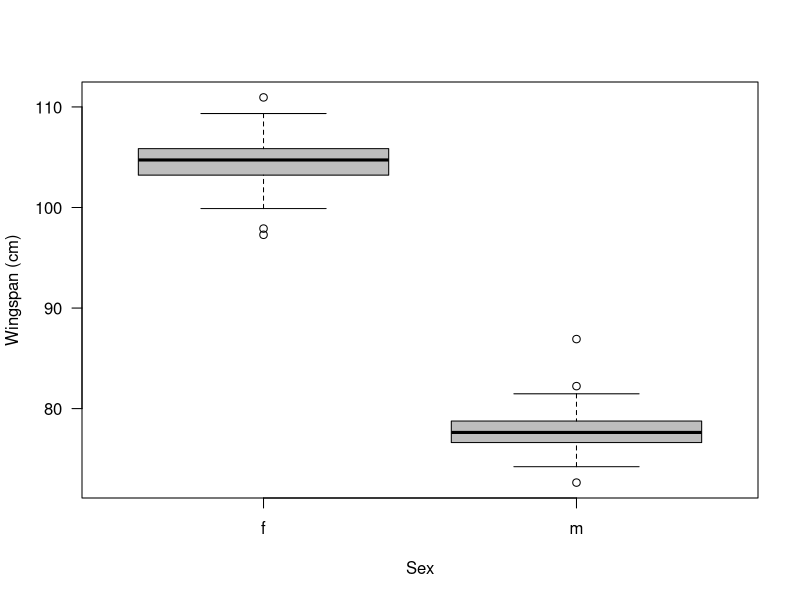

Recreate this plot in R. (Note: this script raises an error after producing the figure.)
#As a motivating example, we measured the wingspan of a number of males and females 
#peregrine falcons.  We are interested in whether 
#the sexes differ in size. For Western Europe, Monneret (2006) gives a range of 
#male wingspan as 70-85 cm and that for females as 95-115 cm. 
#Assuming Normal distributions, this implies means and standard deviations of 
#77.5 and 2.5 cm for males and of 105 and 3 for females. 


#We will first look at a model where we assume equal variances with the sexes.

#Simulate the data
n1 <- 60  				# Number of females
n2 <- 40					# Number of males
mu1 <- 105					# Population mean of females
mu2 <- 77.5					# Population mean of males
sigma <- 2.75				# Average population SD of both

n <- n1+n2					# Total sample size
y1 <- rnorm(n1, mu1, sigma)		# Data for females separately
y2 <- rnorm(n2, mu2, sigma)		# Date for males separately
data1 <- data.frame(y=c(y1, y2), sex=c(rep("f",n1),rep("m",n2)))			# Aggregate both data sets
boxplot(data1$y ~ data1$sex, col = "grey", xlab = "Sex", ylab = "Wingspan (cm)", las = 1)

#This is a "means parameterization" approach to generating the data.
#An "effects parameterization" approach to generating data would look like the following:

n <- n1+n2  				# Total sample size
alpha <- mu1				# Mean for females serves as the intercept
beta <- mu2-mu1				# Beta is the difference male-female
E.y <- alpha + beta*x			# expectation
y.obs <- rnorm(n = n, mean = E.y, sd = sigma)	# Add random variation
x <- rep(c(0,1), c(n1, n2))		# Indicator for male
boxplot(y.obs ~ x, col = "grey", xlab = "Male", ylab = "Wingspan (cm)", las = 1)

#You may want repeatedly generate the data to get an idea for sampling variance

#######################################################

#Analysis in R (MLE)

fit1 <- lm(data1$y ~ data1$sex)  		# Analysis the data with an effects parameterization
fit2 <- lm(data1$y ~ data1$sex-1) 		# Analysis the data with a means parameterization
summary(fit1)
summary(fit2)

#Why is there a difference between fit1 and fit2?

#Take a look at the design matrices for the two models (they are the same):
model.matrix(fit1)
model.matrix(fit2)

#What is the interpretation of the coefficients?
fit1$coefficients
fit2$coefficients

#Is there a difference in wingspan between males and females?
#It's easiest to figure this out using fit1.  Why?
confint(fit1)
#But we can also tell with the means parameterization
confint(fit2)
#How?

#Pull out the residuals
residual = fit1$residuals
predicted= fit1$fitted.values

#Is there a pattern in the residuals?
plot(predicted, residual, main = "Residuals vs. predicted values", 
     las = 1, xlab = "Predicted values", ylab = "Residuals")
abline(h = 0)
#What are we looking for here?

#Another way to do this analysis is with the function t.test
t.test(data1$y ~ data1$sex, var.equal=TRUE)
#What is the default parameterization for t.test?
#Suggestion: Use t.test for the homework


#Save your workspace if you want to come back to your work and not have to rerun everything.
save.image()
